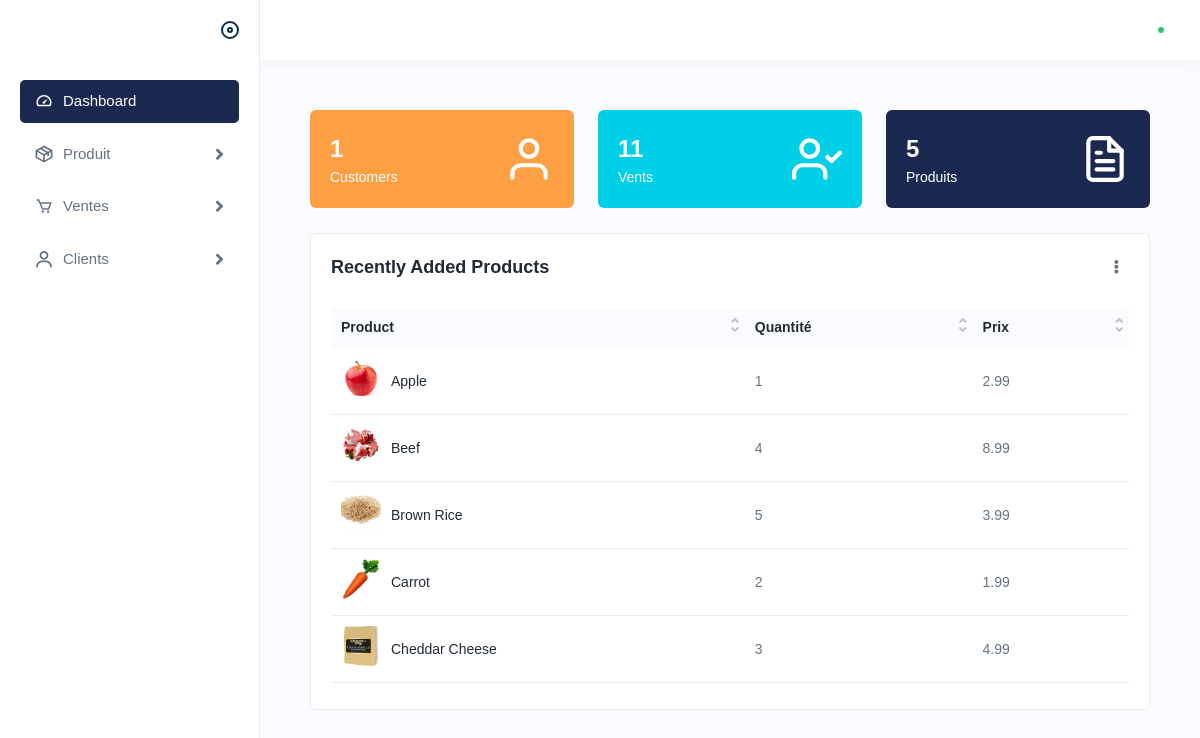
Screenshot of /home.php (signed in) with the database file from the repository.
### tables this page shows
CREATE TABLE `products` (
  `id` int(11) NOT NULL,
  `name` varchar(255) NOT NULL,
  `category` int(11) NOT NULL,
  `brand` int(11) NOT NULL,
  `SKU` varchar(255) NOT NULL,
  `unit` varchar(255) NOT NULL,
  `qty` int(11) NOT NULL,
  `price` float NOT NULL,
  `status` tinyint(1) NOT NULL,
  `img` varchar(255) NOT NULL,
  `description` varchar(255) NOT NULL,
  `created_by` varchar(255) NOT NULL DEFAULT 'admin'
);

### includes/goTopage.php (called while the page is built)
<?php
function gotoPage($name)
{
  return include('./pages/' . $name . '.php');
}

### includes/database.php (called while the page is built, shortened)
<?php
$user = "root";
$password = '';
$host = "localhost";
$db = "gestion_stock";
$connection = mysqli_connect($host, $user, $password) or die("Unable to connect!");
$db_q = "CREATE DATABASE IF NOT EXISTS gestion_stock";
mysqli_query($connection, $db_q);
mysqli_select_db($connection, $db) or die("Unable to select database!");
$check = mysqli_query($connection, "SELECT * FROM `clients`");

### includes/functions.php (called while the page is built, shortened)
<?php
function isApi($url)
{
    $url = explode('/', $url);
    if ($url[1] == 'api') {
        return true;
    } else {
        return false;
    }
}
function getAllRows($table)
{
    isApi($_SERVER['REQUEST_URI']) ? include '../includes/database.php' : include 'includes/database.php';
    $query = "SELECT * FROM $table";
    $rows = mysqli_fetch_all(mysqli_query($connection, $query), MYSQLI_ASSOC);
    return $rows;
}

### includes/config.php (called while the page is built, shortened)
<?php
$product_upload_dir = './assets/img/product/';

### pages/dashboard.php (the view, shortened to what this page needs)
<?php
include 'includes/config.php';
$clients = getAllRows('clients');
$sales = getAllRows('achats');
$products = getAllRows('products');
?>
<div class="content">
    <div class="row">
        <div class="col-lg-4 col-sm-6 col-12 d-flex">
            <div class="dash-count">
                <div class="dash-counts">
                    <h4><span class="counters" data-count="<?php echo count($clients) ?>"><?php echo count($clients) ?></span></h4>
                    <h5>Customers</h5>
                </div>
                <div class="dash-imgs">
                    <i data-feather="user"></i>
                </div>
            </div>
        </div>
        <div class="col-lg-4 col-sm-6 col-12 d-flex">
            <div class="dash-count das1">
                <div class="dash-counts">
                    <h4><span class="counters" data-count="<?php echo count($sales) ?>"><?php echo count($sales) ?></span>
                    </h4>
                    <h5>Vents</h5>
                </div>
                <div class="dash-imgs">
                    <i data-feather="user-check"></i>
                </div>
            </div>
        </div>
        <div class="col-lg-4 col-sm-6 col-12 d-flex">
            <div class="dash-count das2">
                <div class="dash-counts">
                    <h4><span class="counters" data-count="<?php echo count($products) ?>"><?php echo count($products) ?></span></h4>
                    <h5>Produits</h5>
                </div>
                <div class="dash-imgs">
                    <i data-feather="file-text"></i>
                </div>
            </div>
        </div>
    </div>
    <div class="row">
        <div class="col-12 d-flex">
            <div class="card flex-fill">
                <div class="card-header pb-0 d-flex justify-content-between align-items-center">
                    <h4 class="card-title mb-0">Recently Added Products</h4>
                    <div class="dropdown">
                        <a href="javascript:void(0);" data-bs-toggle="dropdown" aria-expanded="false" class="dropset">
                            <i class="fa fa-ellipsis-v"></i>
                        </a>
                    </div>
                </div>
                <div class="card-body">
                    <div class="table-responsive dataview">
                        <table class="table datatable ">
                            <thead>
                                <tr>
                                    <th>Product</th>
                                    <th> Quantité </th>
                                    <th>Prix</th>
                                </tr>
                            </thead>
                            <tbody>
                                <?php
                                $products = getAllRows('products', 'id', 'DESC', 4);
                                $i = 1;
                                foreach ($products as $product) {
                                    ?>
                                    <tr>
                                        <td class="productimgname">
                                            <a href="productlist.html" class="product-img">
                                                <img src="<?php echo $product_upload_dir . $product['img'] ?>"
                                                    alt="product">
                                            </a>
                                            <a href="productlist.html">
                                                <?php echo $product['name'] ?>
                                            </a>
                                        <td>
                                            <?php echo $i ?>
                                        </td>
                                        <td>
                                            <?php echo $product['price'] ?>
                                        </td>
                                    </tr>
                                    <?php
                                    $i++;
                                }
                                ?>
                            </tbody>
                        </table>
                    </div>
                </div>
            </div>
        </div>
    </div>
</div>

### rows the page displays
products: img (picture), name "Apple", price "2.99"
products: img (picture), name "Carrot", price "1.99"
products: img (picture), name "Cheddar Cheese", price "4.99"
products: img (picture), name "Beef", price "8.99"
products: img (picture), name "Brown Rice", price "3.99"

### other values shown
count($clients) "1"
count($sales) "11"
count($products) "5"
